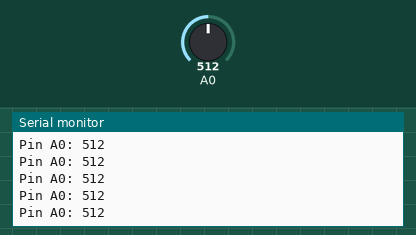
Recording of a sketch running on a simulated Arduino Uno, built with avr-gcc and run on an emulated ATmega328P. Parts: the last lines printed to the serial monitor. The inputs (shaded band) are chosen by the test bench; at power-on: A0 = 512.

Above: at 1.2 s.
1.3 s: A0 set to 592
At 1.31 s:
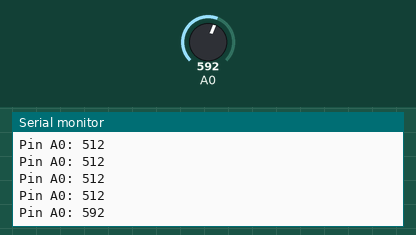
2.8 s: A0 set to 614
At 2.82 s:
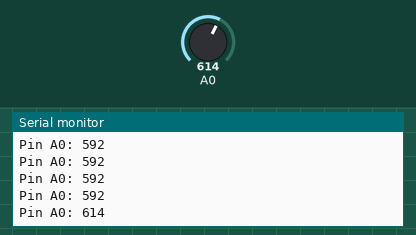
Timing chart, 0 to 5.8 s (numbered marks = the images above; inputs shaded):
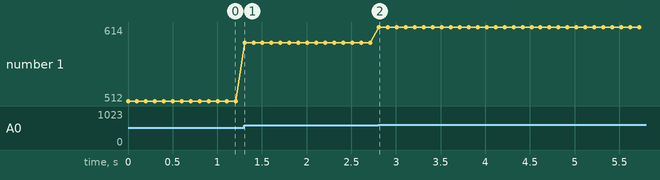

Measured:
- after the input at 1.3 s, the serial monitor: prints a new line at once (image 1)
- after the input at 2.8 s, the serial monitor: prints a new line at once (image 2)
- plotted number 1: 512 → 592 after the input at 1.3 s, 592 → 614 after the input at 2.8 s

The sketch:

air_sensor_MQ135.ino
```cpp
void setup() {
  Serial.begin(9600);
  // put your setup code here, to run once:
pinMode(INPUT,A0);
}

void loop() {
  // put your main code here, to run repeatedly:
int analogSensor = analogRead(A0);

  Serial.print("Pin A0: ");
  Serial.println(analogSensor);

  if(analogSensor > 5   &&  analogSensor < 20){
      Serial.println("smoke detected");

    }

  if(analogSensor > 600){
      Serial.println("gas detected");

    }
  delay(100);
}
```
